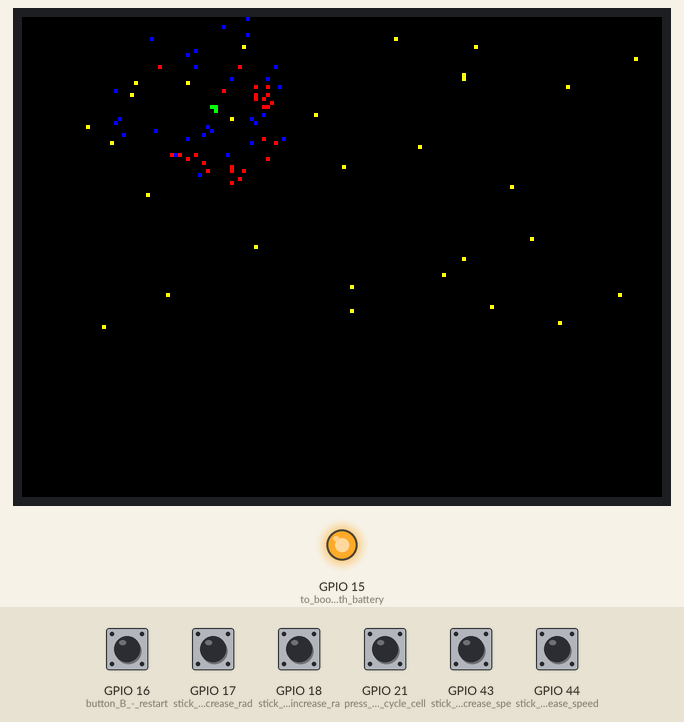
This sketch was run on a simulated ESP32. Shown: 320×240 colour display, output pins drawn as LEDs (lit = HIGH). Inputs (shaded band) come from the test bench; at power-on: GPIO 16 (button_B_-_restart), GPIO 17 (stick_left_-_decrease_rad), GPIO 18 (stick_right_-_increase_ra), GPIO 21 (press_stick_-_cycle_cell), GPIO 43 (stick_down_-_decrease_spe), GPIO 44 (stick_up_-_increase_speed) HIGH. Random numbers use the default seed unless the sketch sets one.

Above: at 1.4 s.
1.5 s: GPIO 16 (button_B_-_restart) pulled LOW for 0.15 s
At 2.4 s:
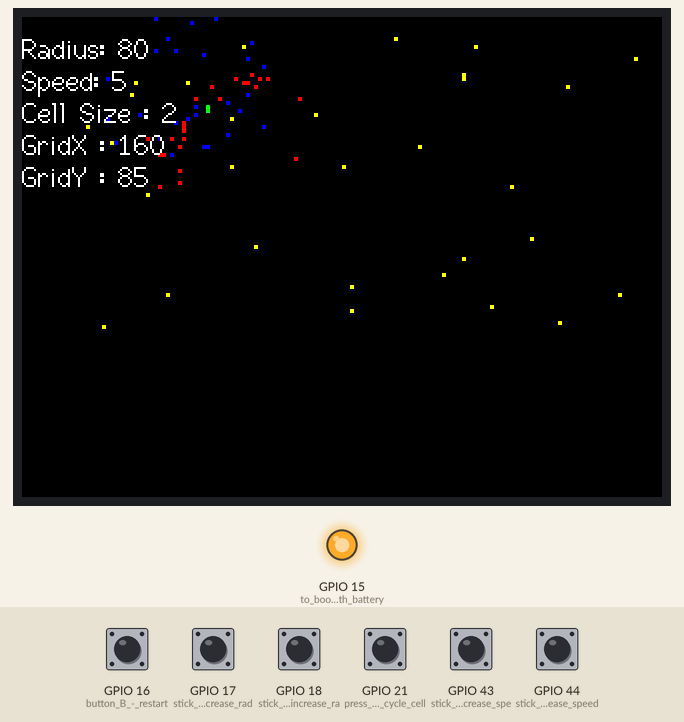
4.6 s: GPIO 16 (button_B_-_restart) pulled LOW for 1 s
At 5.1 s:
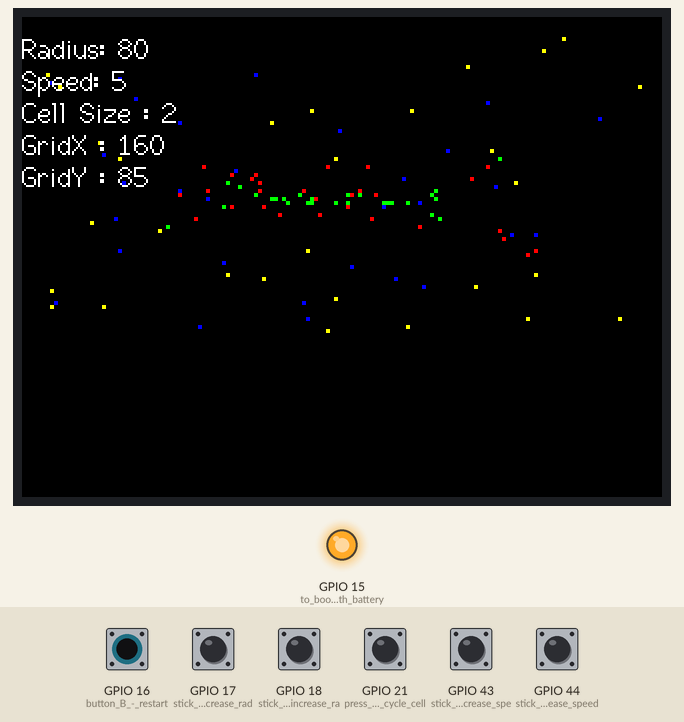
8.6 s: GPIO 21 (press_stick_-_cycle_cell) pulled LOW for 0.15 s
At 9.08 s:
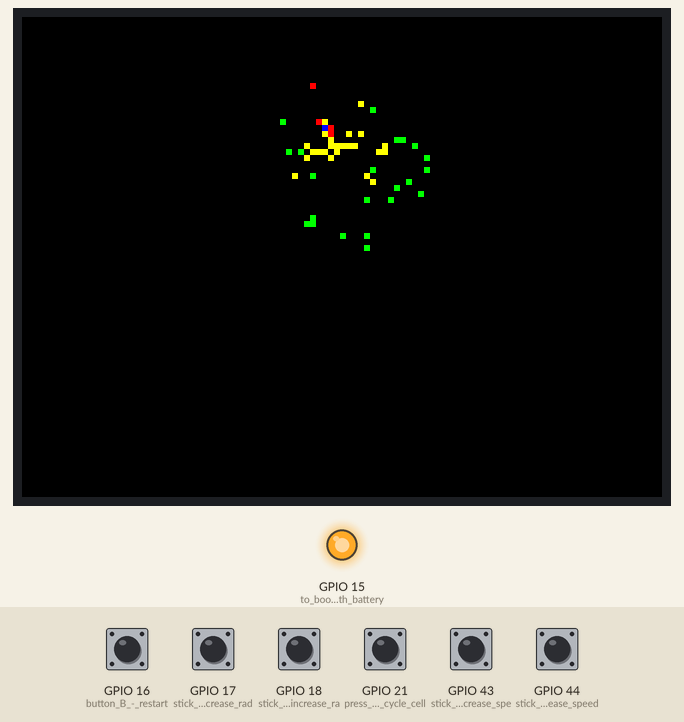
10.3 s: GPIO 43 (stick_down_-_decrease_spe) pulled LOW for 0.15 s
At 10.78 s:
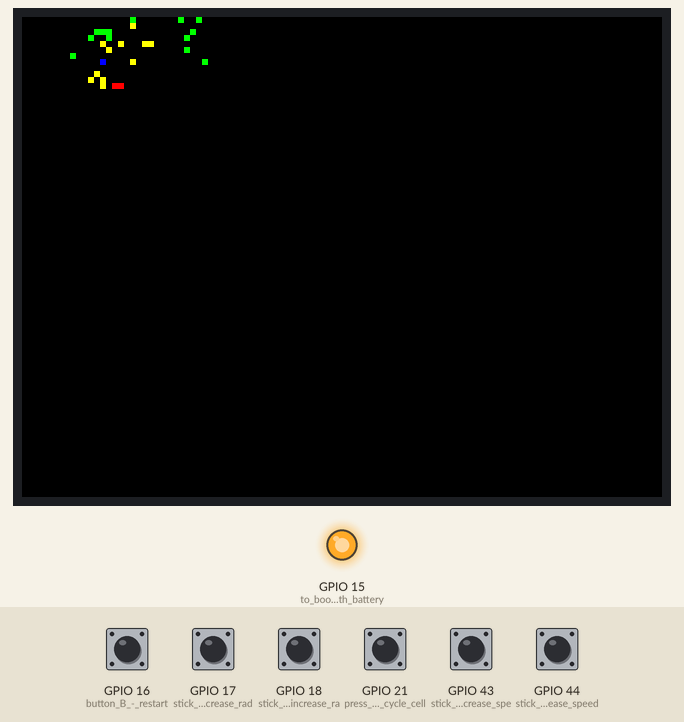
12.0 s: GPIO 44 (stick_up_-_increase_speed) pulled LOW for 0.15 s
13.8 s: GPIO 21 (press_stick_-_cycle_cell) pulled LOW for 1 s
Timing chart, 0 to 16.8 s (numbered marks = the images above; inputs shaded):
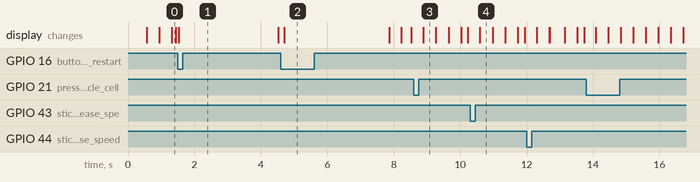

The sketch:

ParticleLife_control.ino
```cpp
// Hardware-specific library
#include <SPI.h>
#include <TFT_eSPI.h>
#include <math.h>

// Invoke custom library
TFT_eSPI tft = TFT_eSPI();

// Resolution of our display
#define SCREENX 320
#define SCREENY 170
// Size of a set of particles
#define SETSIZE 30

// Size of our cells
uint16_t CELLXY = 2;
// Define radius of influence - range 10 to 100
uint16_t RADIUS = 80;
// Speed of change - range 1 to 5
uint16_t SPEED = 5;

// Compute the needed size of our grid
uint16_t GRIDX = SCREENX / CELLXY;
uint16_t GRIDY = SCREENY / CELLXY;

// Target: 60 FPS
uint16_t GEN_DELAY = (1000 / 60);
// Maximum number of generations before resetting
uint16_t NUMGEN = 1000;

// define the data structure of an individual particle
struct atom {
  int16_t x;
  int16_t y;
  float vx;
  float vy;
  uint16_t colour;
};


// Declare the atoms array with a fixed size
atom a;
atom b;
atom blue[SETSIZE];
atom yellow[SETSIZE];
atom red[SETSIZE];
atom green[SETSIZE];

float RR;
float RG;
float RB;
float RY;

float GR;
float GG;
float GB;
float GY;

float BRed;
float BG;
float BB;
float BY;

float YR;
float YG;
float YB;
float YY;

int deb1=0; //button debounce
int deb2=0; //button debounce
int deb3=0; //button debounce
int deb4=0; //button debounce
int deb5=0; //button debounce
int deb6=0; //button debounce
int deb7=0; //button debounce


void setup(void) {
  pinMode(15, OUTPUT); // to boot with battery...
  digitalWrite(15,1);  // and/or power from 5v rail instead of USB

  pinMode(43,INPUT_PULLUP); // stick down - decrease speed
  pinMode(44,INPUT_PULLUP); // stick up - increase speed
  pinMode(18,INPUT_PULLUP); // stick right - increase radius
  pinMode(17,INPUT_PULLUP); // stick left - decrease radius
  //pinMode(12,INPUT_PULLUP); // button A - no connection on board
  pinMode(16,INPUT_PULLUP); // button B - restart
  pinMode(21,INPUT_PULLUP); // press stick - cycle cell size
  pinMode(0,INPUT); // built in button 1 - increase set size
  pinMode(14,INPUT); // built in button 2 - decrease set size

  tft.init();
  tft.setRotation(1);
  tft.fillScreen(TFT_BLACK);
  tft.setSwapBytes(true);
  randomSeed(analogRead(A0));
};

void loop() {
// Create the particles data arrays
  for (uint16_t i = 0; i < SETSIZE; i++) {
    blue[i] = {random(10/CELLXY, 310/CELLXY), random(10/CELLXY, 160/CELLXY), 0, 0, TFT_BLUE};
  }
  for (uint16_t i = 0; i < SETSIZE; i++) {
    yellow[i] = {random(10/CELLXY, 310/CELLXY), random(10/CELLXY, 160/CELLXY), 0, 0, TFT_YELLOW};
  }
  for (uint16_t i = 0; i < SETSIZE; i++) {
    red[i] = {random(10/CELLXY, 310/CELLXY), random(10/CELLXY, 160/CELLXY), 0, 0, TFT_RED};
  }
  for (uint16_t i = 0; i < SETSIZE; i++) {
    green[i] = {random(10/CELLXY, 310/CELLXY), random(10/CELLXY, 160/CELLXY), 0, 0, TFT_GREEN};
  }

  // Create the new rules
 RR = random(-1,1);
 RG = random(-1,1);
 RB = random(-1,1);
 RY = random(-1,1);
 GR = random(-1,1);
 GG = random(-1,1);
 GB = random(-1,1);
 GY = random(-1,1);
 BRed = random(-1,1);
 BG = random(-1,1);
 BB = random(-1,1);
 BY = random(-1,1);
 YR = random(-1,1);
 YG = random(-1,1);
 YB = random(-1,1);
 YY = random(-1,1);

  tft.fillScreen(TFT_BLACK);
  drawGrid();
  delay(GEN_DELAY);
  int loop1 = 0;
  while (digitalRead(16)==1 && loop1 < NUMGEN) {
    readButtons();
    drawGrid();
    delay(GEN_DELAY);
    loop1++;
  }
    tft.setCursor(0,8,2);
    tft.println("Radius: "+String(RADIUS));
    tft.println("Speed: "+String(SPEED));
    tft.println("Cell Size : "+String(CELLXY));
    tft.println("GridX : "+String(GRIDX));
    tft.println("GridY : "+String(GRIDY));
    delay(3000);
};

void drawGrid(void) {
//  rule(green, green, -0.32);
//  rule(green, red, -0.17);
//  rule(green, yellow, 0.34);
//  rule(red, red, -0.1);
//  rule(red, green, -0.34);
//  rule(yellow, yellow, 0.15);
//  rule(yellow, green, -0.2);

  rule(green, green, GG);
  rule(green, red, GR);
  rule(green, yellow, GY);
  rule(green, blue, GB);
  rule(red, green, RG);
  rule(red, red, RR);
  rule(red, yellow, RY);
  rule(red, blue, RB);
  rule(yellow, green, YG);
  rule(yellow, red, YR);
  rule(yellow, yellow, YY);
  rule(yellow, blue, YB);
  rule(blue, green, BG);
  rule(blue, red, BRed);
  rule(blue, yellow, BY);
  rule(blue, blue, BB);

  tft.fillScreen(TFT_BLACK);

  for (uint16_t i = 0; i < SETSIZE; i++) {
      tft.fillRect(CELLXY * blue[i].x, CELLXY * blue[i].y, CELLXY, CELLXY, TFT_BLUE);
  }
  for (uint16_t i = 0; i < SETSIZE; i++) {
      tft.fillRect(CELLXY * yellow[i].x, CELLXY * yellow[i].y, CELLXY, CELLXY, TFT_YELLOW);
  }
  for (uint16_t i = 0; i < SETSIZE; i++) {
      tft.fillRect(CELLXY * red[i].x, CELLXY * red[i].y, CELLXY, CELLXY, TFT_RED);
  }
  for (uint16_t i = 0; i < SETSIZE; i++) {
      tft.fillRect(CELLXY * green[i].x, CELLXY * green[i].y, CELLXY, CELLXY, TFT_GREEN);
  }
};

void rule(atom atoms1[], atom atoms2[], float g) {
  for (uint16_t i = 0; i < SETSIZE; i++) {
    a = atoms1[i];
    float fx = 0;
    float fy = 0;
    for (uint16_t j = 0; j < SETSIZE; j++) {
      b = atoms2[j];
      int dx = a.x - b.x;
      int dy = a.y - b.y;
      float d = sqrt(dx * dx + dy * dy);
      if (d > 0 && d < RADIUS) {
        float force = (g * 1) / d;
        fx += force * dx;
        fy += force * dy;
      }
    }
    a.vx = (a.vx + fx) * SPEED / 10;
    a.vy = (a.vy + fy) * SPEED / 10;
    a.x += a.vx;
    a.y += a.vy;
    if (a.x <= 0 || a.x >= GRIDX-1) { a.vx *= -1; }
    if (a.y <= 0 || a.y >= GRIDY-1) { a.vy *= -1; }
   // tft.setCursor(0,8,2);
   // tft.println("a.vx: "+String(a.vx));
  //  tft.println("a.vy: "+String(a.vy));

    atoms1[i] = a;
  }
};

void readButtons() {
  // RADIUS
  if(digitalRead(17)==0) // stick left
  {
    if(deb1==0)
    {
      deb1=1;
      if(RADIUS>10) RADIUS=RADIUS-5;
    }
  }else {deb1=0;}

  if(digitalRead(18)==0) // stick right
  {
    if(deb2==0)
    {
      deb2=1;
      if(RADIUS<100) RADIUS=RADIUS+5;
    }
  }else {deb2=0;}

  // SPEED
  if(digitalRead(43)==0) // stick down
  {
    if(deb3==0)
    {
      deb3=1;
      if(SPEED>3) SPEED=SPEED-1;
    }
  }else {deb3=0;}

  if(digitalRead(44)==0) // stick up
  {
    if(deb4==0)
    {
      deb4=1;
      if(SPEED<10) SPEED=SPEED+1;
    }
  }else {deb4=0;}

// Cell size
  if(digitalRead(21)==0) // stick press
  {
    if(deb5==0)
    {
      deb5=1;
      CELLXY++;
      if(CELLXY>3) CELLXY=1;
      GRIDX = SCREENX / CELLXY;
      GRIDY = SCREENY / CELLXY;

    }
  }else {deb5=0;}

}
```
